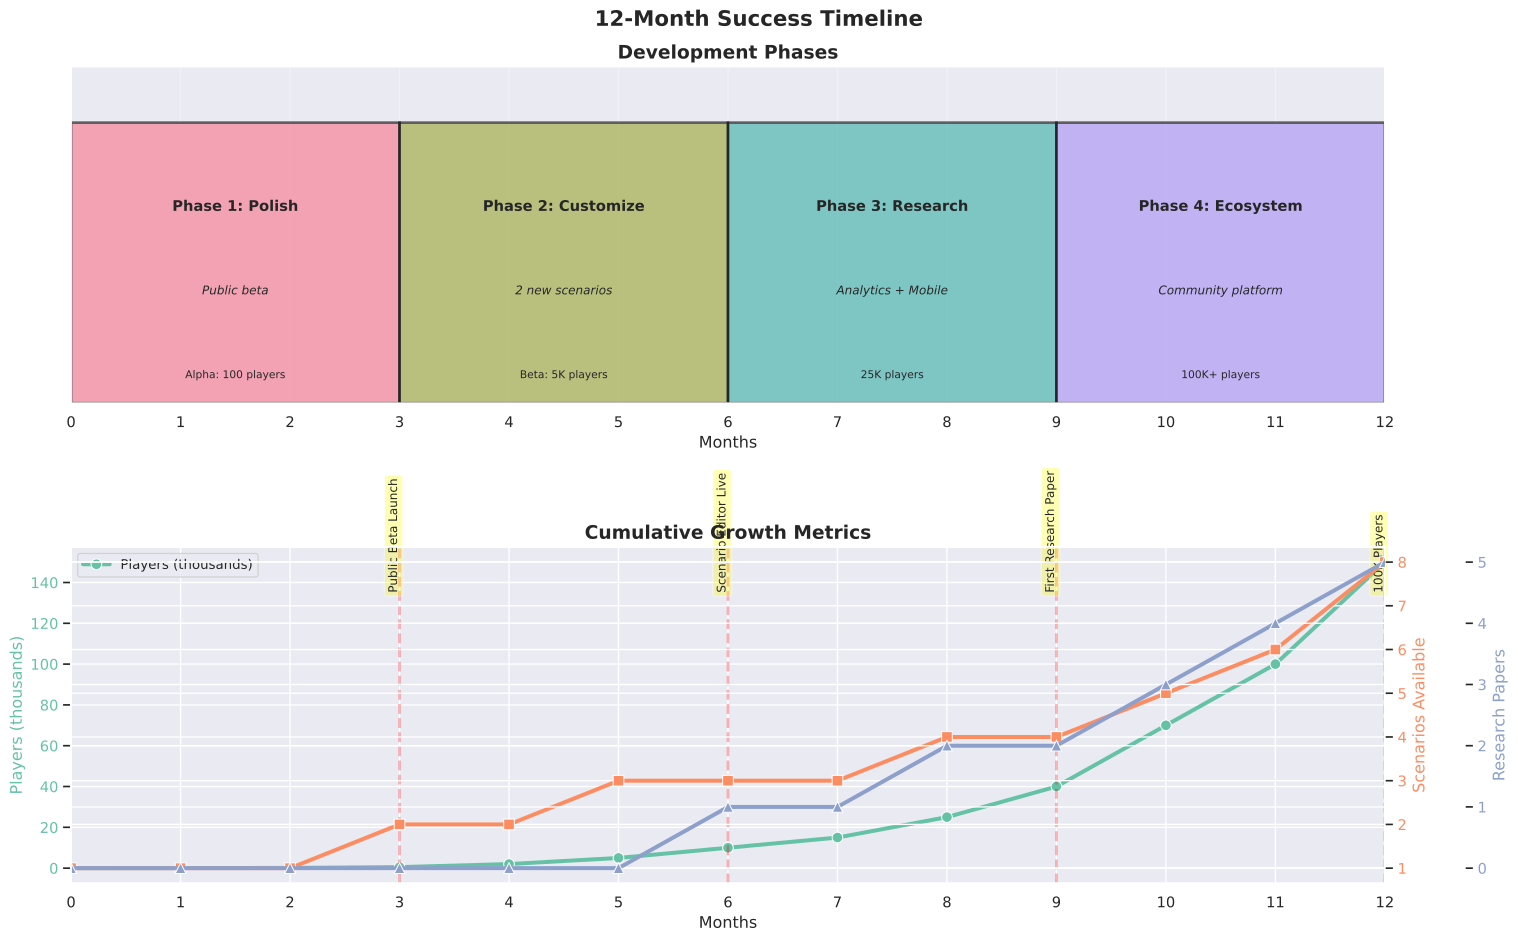

Recreate this plot in Python.
"""
Success Timeline Visualization
Shows the 12-month roadmap with key milestones and metrics
"""

import matplotlib.pyplot as plt
import matplotlib.patches as mpatches
from matplotlib.patches import Rectangle, FancyBboxPatch
import numpy as np
import seaborn as sns

# Set seaborn theme
sns.set_theme(style="darkgrid", palette="deep")
palette = sns.color_palette("husl", 4).as_hex()

fig, (ax1, ax2) = plt.subplots(2, 1, figsize=(16, 10))
fig.suptitle('12-Month Success Timeline', fontsize=16, fontweight='bold')

# Timeline data with seaborn colors
phases = [
    {'name': 'Phase 1: Polish', 'months': (0, 3), 'color': palette[0],
     'deliverable': 'Public beta', 'metrics': 'Alpha: 100 players'},
    {'name': 'Phase 2: Customize', 'months': (3, 6), 'color': palette[1],
     'deliverable': '2 new scenarios', 'metrics': 'Beta: 5K players'},
    {'name': 'Phase 3: Research', 'months': (6, 9), 'color': palette[2],
     'deliverable': 'Analytics + Mobile', 'metrics': '25K players'},
    {'name': 'Phase 4: Ecosystem', 'months': (9, 12), 'color': palette[3],
     'deliverable': 'Community platform', 'metrics': '100K+ players'}
]

# Top plot: Phase timeline
for phase in phases:
    start, end = phase['months']
    width = end - start
    rect = Rectangle((start, 0), width, 1,
                     facecolor=phase['color'],
                     edgecolor='black',
                     linewidth=2,
                     alpha=0.6)
    ax1.add_patch(rect)

    # Phase name
    ax1.text(start + width/2, 0.7, phase['name'],
            ha='center', va='center', fontsize=11, fontweight='bold')

    # Deliverable
    ax1.text(start + width/2, 0.4, phase['deliverable'],
            ha='center', va='center', fontsize=9, style='italic')

    # Metrics
    ax1.text(start + width/2, 0.1, phase['metrics'],
            ha='center', va='center', fontsize=8)

ax1.set_xlim(0, 12)
ax1.set_ylim(0, 1.2)
ax1.set_xlabel('Months', fontsize=12)
ax1.set_title('Development Phases', fontsize=14, fontweight='bold')
ax1.set_xticks(range(0, 13))
ax1.set_yticks([])
ax1.grid(True, axis='x', alpha=0.3)

# Bottom plot: Cumulative growth metrics
months = np.arange(0, 13)

# Player growth (exponential)
players = [0, 50, 100, 500, 2000, 5000, 10000, 15000, 25000, 40000, 70000, 100000, 150000]

# Scenarios available
scenarios = [1, 1, 1, 2, 2, 3, 3, 3, 4, 4, 5, 6, 8]

# Research outputs
papers = [0, 0, 0, 0, 0, 0, 1, 1, 2, 2, 3, 4, 5]

# Plot metrics with seaborn colors
metric_colors = sns.color_palette("Set2", 3).as_hex()
ax2_twin = ax2.twinx()
ax2_twin2 = ax2.twinx()
ax2_twin2.spines['right'].set_position(('outward', 60))

line1 = sns.lineplot(x=months, y=np.array(players)/1000, marker='o', linewidth=3,
                     markersize=8, color=metric_colors[0], label='Players (thousands)', ax=ax2)
line2 = sns.lineplot(x=months, y=scenarios, marker='s', linewidth=3,
                     markersize=8, color=metric_colors[1], label='Scenarios', ax=ax2_twin)
line3 = sns.lineplot(x=months, y=papers, marker='^', linewidth=3,
                     markersize=8, color=metric_colors[2], label='Research Papers', ax=ax2_twin2)

ax2.set_xlabel('Months', fontsize=12)
ax2.set_ylabel('Players (thousands)', fontsize=12, color=metric_colors[0])
ax2_twin.set_ylabel('Scenarios Available', fontsize=12, color=metric_colors[1])
ax2_twin2.set_ylabel('Research Papers', fontsize=12, color=metric_colors[2])

ax2.tick_params(axis='y', labelcolor=metric_colors[0])
ax2_twin.tick_params(axis='y', labelcolor=metric_colors[1])
ax2_twin2.tick_params(axis='y', labelcolor=metric_colors[2])

ax2.set_xlim(0, 12)
ax2.set_title('Cumulative Growth Metrics', fontsize=14, fontweight='bold')
ax2.set_xticks(range(0, 13))

# Combined legend
ax2.legend(loc='upper left', fontsize=10)
ax2_twin.get_legend().remove()
ax2_twin2.get_legend().remove()

# Add milestone markers
milestones = [
    (3, 'Public Beta Launch'),
    (6, 'Scenario Editor Live'),
    (9, 'First Research Paper'),
    (12, '100K Players')
]

for month, label in milestones:
    ax2.axvline(x=month, color='red', linestyle='--', alpha=0.3, linewidth=2)
    ax2.text(month, max(np.array(players)/1000) * 0.9, label,
            rotation=90, va='bottom', ha='right', fontsize=9,
            bbox=dict(boxstyle='round', facecolor='yellow', alpha=0.3))

plt.tight_layout()
plt.savefig('funding/diagrams/success_timeline.svg', format='svg', bbox_inches='tight')
print("Saved: success_timeline.svg")
plt.close('all')
